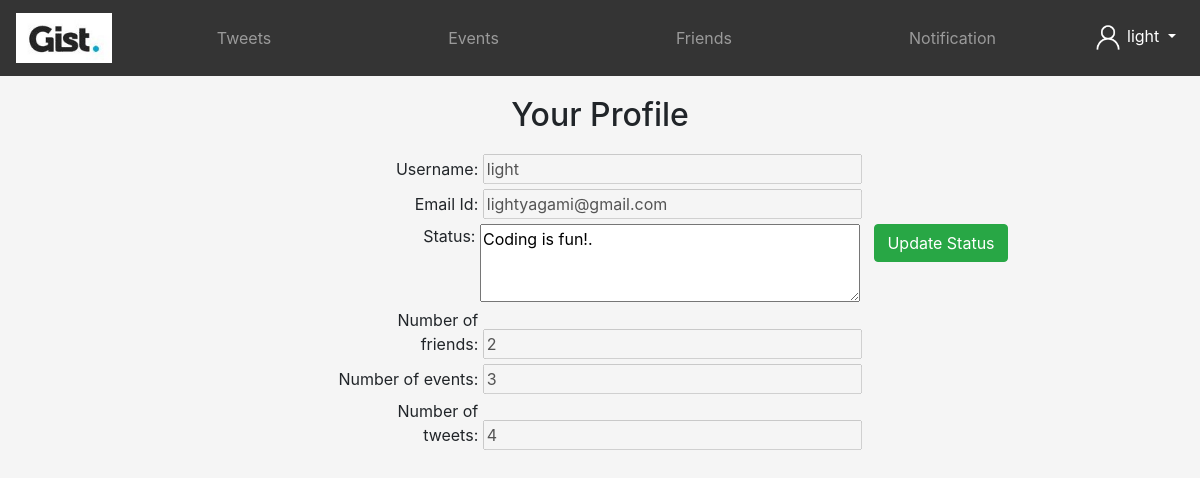
Screenshot of /profile (signed in) with the database file from the repository.
### tables this page shows
CREATE TABLE "Users" (
	"username"	TEXT,
	"email"	TEXT COLLATE UTF16CI,
	"password"	TEXT,
	"id"	INTEGER,
	"status"	TEXT DEFAULT NULL,
	"numFriends"	NUMERIC DEFAULT 0,
	"numEvents"	INTEGER DEFAULT 0,
	"numTweets"	INTEGER DEFAULT 0,
	"friends"	TEXT DEFAULT NULL
);

### main.py (the view)
@app.route('/profile')
def profile():
    if 'id' in session:
        username = session['username']
        updateNumEvents(username)
        updateNumFriends(username)
        updateNumTweets(username)
        data = fetchUser(session['username'])
        frndRequests = fetchFriendRequests(session['username'])
        if(len(frndRequests) > 0):
            return render_template('profile.html', username = session['username'], data = data[0], alert = len(frndRequests))
        return render_template('profile.html', username = session['username'], data = data[0])
    return redirect('home')

### pydb.py (called while the page is built)
def fetchUser(username):
    conn = sqlite3.connect('database.db')
    cur = conn.cursor()
    cur.execute("SELECT * FROM Users WHERE username = ?", (username,))
    row = cur.fetchall()
    conn.close()
    print(row)
    return row

def fetchFriendRequests(username):
    con = sqlite3.connect('database.db')
    cur = con.cursor()
    cur.execute("SELECT * FROM frequest WHERE toUser = ?", (username, ))
    row = cur.fetchall()
    con.close()
    return row

def updateNumEvents(username):
    con = sqlite3.connect('database.db')
    cur = con.cursor()
    cur.execute("SELECT * FROM events WHERE username = ?", (username,))
    row = cur.fetchall()
    number = len(row)
    con.execute("UPDATE Users SET numEvents = ? WHERE username = ?", (number, username))
    con.commit()
    con.close()

def updateNumTweets(username):
    con = sqlite3.connect('database.db')
    cur = con.cursor()
    cur.execute("SELECT * FROM tweets WHERE username = ?", (username,))
    row = cur.fetchall()
    number = len(row)
    con.execute("UPDATE Users SET numTweets = ? WHERE username = ?", (number, username))
    con.commit()
    con.close()

def updateNumFriends(username):
    con = sqlite3.connect('database.db')
    cur = con.cursor()
    cur.execute("SELECT * FROM Users WHERE username = ?", (username,))
    row = cur.fetchall()
    number = 0
    if(row[0][8] != None):
        l = row[0][8].split(',')
        number = len(l)
    con.execute("UPDATE Users SET numFriends = ? WHERE username = ?", (number, username))
    con.commit()
    con.close()

### templates/profile.html (shortened to what this page needs)
<!DOCTYPE html>
<html lang="en">
<head>
    <link rel="stylesheet" href="https://cdn.jsdelivr.net/npm/bootstrap@4.5.3/dist/css/bootstrap.min.css">
</head>
<body style="background-size: 250vh;  background-repeat: no-repeat; background-color: whitesmoke; background-position: center; background-attachment: fixed; overflow-x: hidden;">
  <nav class="navbar navbar-expand-md navbar-dark bg-blak sticky-top" style="background-color: rgba(52, 52, 52) !important;">
    <a class="navbar-brand text-white" href="/home"><img src="../static/assets/img/gist.jpg" height="50px"></a>
    <div class="collapse navbar-collapse" id="navmenu">
        <ul class="navbar-nav mx-auto">
            <li class="nav-item">
                <a href="/tweets" class="nav-link">
                    <center>
                        Tweets
                    </center>
                </a>
            </li>
        </ul>
        <ul class="navbar-nav mx-auto">
            <li class="nav-item">
                <a href="/events" class="nav-link">
                    <center>
                        Events
                    </center>
                </a>
        </ul>
        <ul class="navbar-nav mx-auto">
          <li class="nav-item">
              <a href="/friends" class="nav-link">
                  <center>
                      Friends
                  </center>
              </a>
          </li>
      </ul>
        <ul class="navbar-nav mx-auto">
          <li class="nav-item">
              <a href="/notifications" class="nav-link">
                  <center>
                      Notification {% if alert %}<span style="border-radius: 50%; width: 25px;" class="badge badge-danger">{{alert}}</span>{% endif %}
                  </center>
              </a>
          </li>
      </ul>
        <ul class="navbar-nav">
            <li class="nav-item dropdown text-center">
                <a class="nav-link dropdown-toggle text-white" href="#" id="navbarDropdown" role="button" data-toggle="dropdown" aria-haspopup="true" aria-expanded="false">
                    <img src="../static/assets/img/person.png" height="30px" width="30px">
                    {{session['username']}}
                </a>
            </li>
        </ul>
    </div>
</nav>
    <h2 style="text-align: center; margin-top: 20px; margin-bottom: 20px;">Your Profile</h2>
    <div class="text-center">
      <form action = '/statusupdate' method="POST">
          <label style="width: 140px; text-align: right;">Username: </label>
          <input size="32" type="text" value="{{data[0]}}" disabled>
          <br>
          <label style="width: 140px; text-align: right;">Email Id: </label>
          <input size="32" type="text" value="{{data[1]}}" disabled>
          <br>
          <label style="width: 283px; text-align: right; vertical-align: top;">Status: </label>
          <textarea name="status" cols="35" rows="3">{{data[4]}}</textarea>
          <button class="btn btn-success" type="submit" style="margin-left: 10px; vertical-align: top;">Update Status</button>
          <br>
          <label style="width: 140px; text-align: right;">Number of friends: </label>
          <input size="32" type="text" value="{{data[5]}}" disabled>
          <br>
          <label style="width: 140px; text-align: right;"> Number of events: </label>
          <input size="32" type="text" value="{{data[6]}}" disabled>
          <br>
          <label style="width: 140px; text-align: right;"> Number of tweets: </label>
          <input size="32" type="text" value="{{data[7]}}" disabled>
      </form>
    </div>
</body>
</html>

### rows the page displays
Users: username "light", email "lightyagami@gmail.com", status "Coding is fun!.", numFriends "2", numEvents "3", numTweets "4"

### other values shown
{{ session['username'] }} "light"
